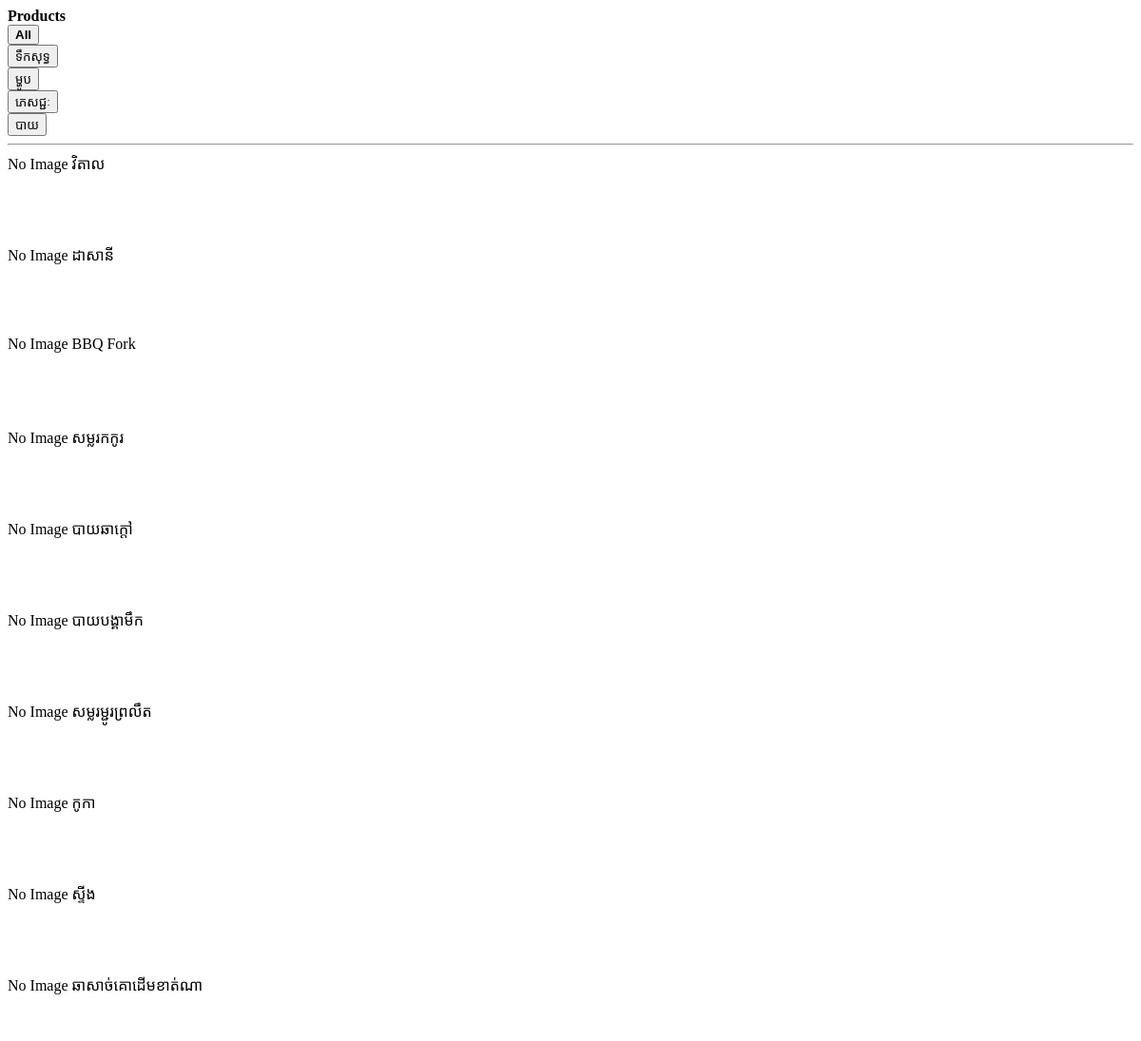
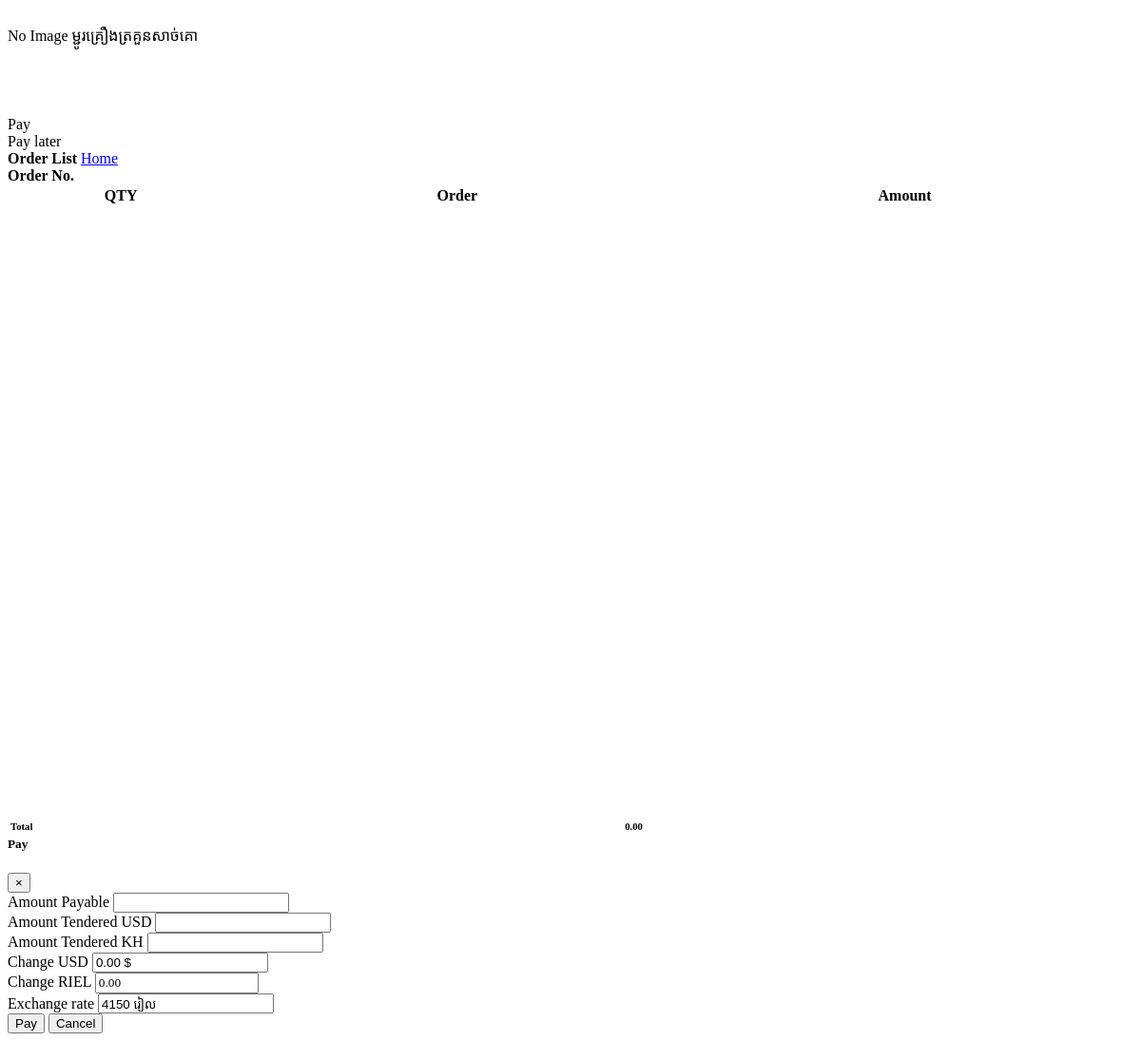
/copy_sale.php, run on the app's committed database (2 pictures, top to bottom).
### tables this page shows
CREATE TABLE `categories` (
  `id` int(10) unsigned NOT NULL AUTO_INCREMENT,
  `cate_name` varchar(50) NOT NULL,
  `create_at` datetime NOT NULL DEFAULT current_timestamp(),
  `update_at` datetime NOT NULL DEFAULT current_timestamp(),
  PRIMARY KEY (`id`)
);

CREATE TABLE `products` (
  `id` int(10) unsigned NOT NULL AUTO_INCREMENT,
  `sub_id` int(11) unsigned DEFAULT NULL,
  `pro_name` varchar(100) DEFAULT NULL,
  `price` decimal(10,2) DEFAULT NULL,
  `image` varchar(100) NOT NULL,
  `create_at` datetime NOT NULL DEFAULT current_timestamp(),
  `update_at` datetime NOT NULL DEFAULT current_timestamp(),
  PRIMARY KEY (`id`),
  KEY `category_id` (`sub_id`),
  KEY `sub_id` (`sub_id`)
);

### copy_sale.php (the view, shortened to what this page needs)
<?php include '../db_connect.php' ?>
<div class="container-fluid o-field">
    <div class="row mt-3 ml-3 mr-3">
        <div class="col-lg-8  p-field">
            <div class="card ">
                <div class="card-header text-dark">
                    <b>Products</b>
                </div>
                <div class="card-body row" id='prod-list'>
                    <div class="col-md-12">
                        <div class=" row justify-content-start align-items-center" id="cat-list">
                            <div class="mx-3 cat-item" data-id='all'>
                                <button class="btn btn-primary"><b class="text-white">All</b></button>
                            </div>
                            <?php
                            $qry = $conn->query("SELECT * FROM categories ");
                            while ($row = $qry->fetch_assoc()) :
                            ?>
                                <div class="mx-3 cat-item" data-id='<?php echo $row['id'] ?>'>
                                    <button class="btn btn-primary"><?php echo ucwords($row['cate_name']) ?></button>
                                </div>
                            <?php endwhile; ?>
                        </div>
                        <hr>
                        <div class="row">
                            <?php
                            $prod = $conn->query("SELECT * FROM products");
                            while ($row = $prod->fetch_assoc()) :
                            ?>
                                <div class="col-md-2 mb-2">
                                    <div class="prod-item text-center " data-json='<?php echo json_encode($row) ?>' data-category-id="<?php echo $row['category_id'] ?>">
                                        <?php
                                        $image_path = '../assets/uploads/' . $row['image'];
                                        if (file_exists($image_path) && !empty($row['image'])) {
                                            echo '<img src="' . $image_path . '" alt="User Image" class="rounded" width="100%">';
                                        } else {
                                            echo 'No Image';
                                        }
                                        ?>
                                        <span>
                                            <?php echo $row['pro_name'] ?>
                                        </span>
                                    </div>
                                </div>
                            <?php endwhile; ?>
                        </div>
                    </div>
                </div>
                <div class="card-footer">
                    <div class="row justify-content-center">
                        <div class="btn btn btn-sm col-sm-3 btn-primary mr-2" type="button" id="pay">Pay</div>
                        <div class="btn btn btn-sm col-sm-3 btn-primary" type="button" id="save_order">Pay later</div>
                    </div>
                </div>
            </div>
        </div>
        <div class="col-lg-4">
            <div class="card">
                <div class="card-header text-dark">
                    <b>Order List</b>
                    <span class="float:right"><a class="btn btn-primary btn-sm col-sm-3 float-right" href="../index.php" id="">
                            <i class="fa fa-home"></i> Home
                        </a></span>
                </div>
                <div class="card-body">
                    <form action="" id="manage-order">
                        <div class="bg-white" id='o-list'>
                            <div class="d-flex w-100 bg-white mb-1">
                                <label for="" class="text-dark"><b>Order No.</b></label>
                            </div>
                            <table class="table bg-light mb-5">
                                <colgroup>
                                    <col width="20%">
                                    <col width="40%">
                                    <col width="40%">
                                    <col width="5%">
                                </colgroup>
                                <thead>
                                    <tr>
                                        <th>QTY</th>
                                        <th>Order</th>
                                        <th>Amount</th>
                                        <th></th>
                                    </tr>
                                </thead>
                            </table>
                        </div>
                        <div class="d-block bg-white" id="calc">
                            <table class="" width="100%">
                                <tbody>
                                    <tr>
                                        <td><b>
                                                <h6>Total</h6>
                                            </b></td>
                                        <td class="text-right">
                                            <span class="">
                                                <h6><b id="total_amount">0.00</b></h6>
                                            </span>
                                        </td>
                                    </tr>
                                </tbody>
                            </table>
                        </div>
                    </form>
                </div>
            </div>
        </div>
    </div>
</div>
<div class="modal fade" id="pay_modal" role='dialog'>
    <div class="modal-dialog modal-dialog-centered modal-md" role="document">
        <div class="modal-content">
            <div class="modal-header">
                <h5 class="modal-title"><b>Pay</b></h5>
                <button type="button" class="close" data-dismiss="modal" aria-label="Close">
                    <span aria-hidden="true">&times;</span>
                </button>
            </div>
            <div class="modal-body">
                <div class="container-fluid">
                    <div class="form-group">
                        <label for="">Amount Payable</label>
                        <input type="text" class="form-control text-right" id="apayable" readonly="" value="">
                    </div>
                    <div class="form-group">
                        <label for="">Amount Tendered USD</label>
                        <input type="text" class="form-control text-right" id="tendered" value=" " autocomplete="off">
                    </div>
                    <div class="form-group">
                        <label for="">Amount Tendered KH</label>
                        <input type="text" class="form-control text-right" id="tendered_kh" value=" " autocomplete="off">
                    </div>
                    <div class="form-group">
                        <label for="">Change USD</label>
                        <input type="text" class="form-control text-right" id="change" value="0.00 $" readonly="">
                    </div>
                    <div class="form-group">
                        <label for="">Change RIEL</label>
                        <input type="text" class="form-control text-right" id="changekh" value="0.00" readonly="">
                    </div>
                    <div class="form-group">
                        <label for="">Exchange rate</label>
                        <input type="text" class="form-control text-right" id="change" value="4150 រៀល" readonly="">
                    </div>
                </div>
            </div>
            <div class="modal-footer">
                <button type="submit" class="btn btn-primary btn-sm" form="manage-order">Pay</button>
                <button type="button" class="btn btn-secondary btn-sm" data-dismiss="modal">Cancel</button>
            </div>
        </div>
    </div>
</div>

### copy_sale.php (style rules this page uses)
#changekh { font-family: 'Metal', serif; }
#o-list { height: calc(87%); overflow: auto; }
#calc { position: absolute; bottom: 1rem; height: calc(10%); width: calc(98%); }
.prod-item { min-height: 12vh; cursor: pointer; }
.cat-item { cursor: pointer; }

### data on the page
categories: cate_name "ទឹកសុទ្ធ"
categories: cate_name "ម្ហូប"
categories: cate_name "ភេសជ្ជៈ"
categories: cate_name "បាយ"
products: shows "No Image", pro_name "វិតាល"
products: shows "No Image", pro_name "ដាសានី"
products: shows "No Image", pro_name "BBQ Fork"
products: shows "No Image", pro_name "សម្លរកកូរ"
products: shows "No Image", pro_name "បាយឆាក្ដៅ"
products: shows "No Image", pro_name "បាយបង្គាមឹក"
products: shows "No Image", pro_name "សម្លរម្ជូរព្រលឹត"
products: shows "No Image", pro_name "កូកា"
products: shows "No Image", pro_name "ស្ទីង"
products: shows "No Image", pro_name "ឆាសាច់គោដើមខាត់ណា"
products: shows "No Image", pro_name "ម្ជូរគ្រឿងត្រគួនសាច់គោ"
